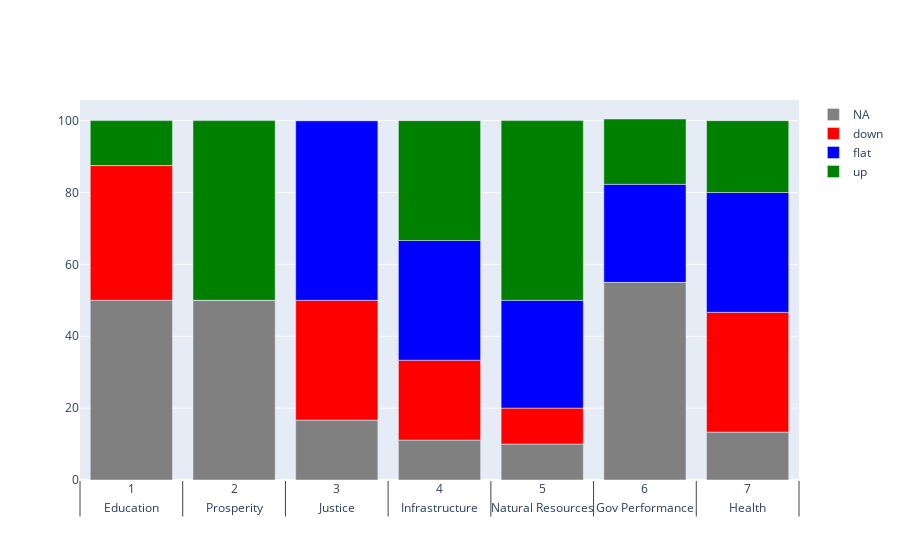

This figure's notebook cell:
### Code cell
import plotly.graph_objects as go
x = [
    ["Education", "Prosperity", "Justice", "Infrastructure", "Natural Resources", "Gov Performance","Health"],
    [1,2,3,4,5,6,7]
]
fig = go.Figure()
fig.add_bar(x=x,y=[50,50,16.67,11.11,10,55,13.33],name='NA',marker_color='gray')
fig.add_bar(x=x,y=[37.5,0,33.33,22.22,10,0,33.33],name='down',marker_color='red')
fig.add_bar(x=x,y=[0,0,50,33.33,30,27.27,33.33],name='flat',marker_color='blue')
fig.add_bar(x=x,y=[12.5,50,0,33.33,50,18.18,20],name='up',marker_color='green')

fig.update_layout(barmode="relative")
fig.show()

### Figure 1 — Plotly figure (JSON) as saved in the notebook; plotly's stock layout.template omitted (floating-point values rounded to 4 significant figures)
{"data": [{"marker": {"color": "gray"}, "name": "NA", "type": "bar", "x": [["Education", "Prosperity", "Justice", "Infrastructure", "Natural Resources", "Gov Performance", "Health"], [1, 2, 3, 4, 5, 6, 7]], "y": [50, 50, 16.67, 11.11, 10, 55, 13.33]}, {"marker": {"color": "red"}, "name": "down", "type": "bar", "x": [["Education", "Prosperity", "Justice", "Infrastructure", "Natural Resources", "Gov Performance", "Health"], [1, 2, 3, 4, 5, 6, 7]], "y": [37.5, 0, 33.33, 22.22, 10, 0, 33.33]}, {"marker": {"color": "blue"}, "name": "flat", "type": "bar", "x": [["Education", "Prosperity", "Justice", "Infrastructure", "Natural Resources", "Gov Performance", "Health"], [1, 2, 3, 4, 5, 6, 7]], "y": [0, 0, 50, 33.33, 30, 27.27, 33.33]}, {"marker": {"color": "green"}, "name": "up", "type": "bar", "x": [["Education", "Prosperity", "Justice", "Infrastructure", "Natural Resources", "Gov Performance", "Health"], [1, 2, 3, 4, 5, 6, 7]], "y": [12.5, 50, 0, 33.33, 50, 18.18, 20]}], "layout": {"barmode": "relative"}}
